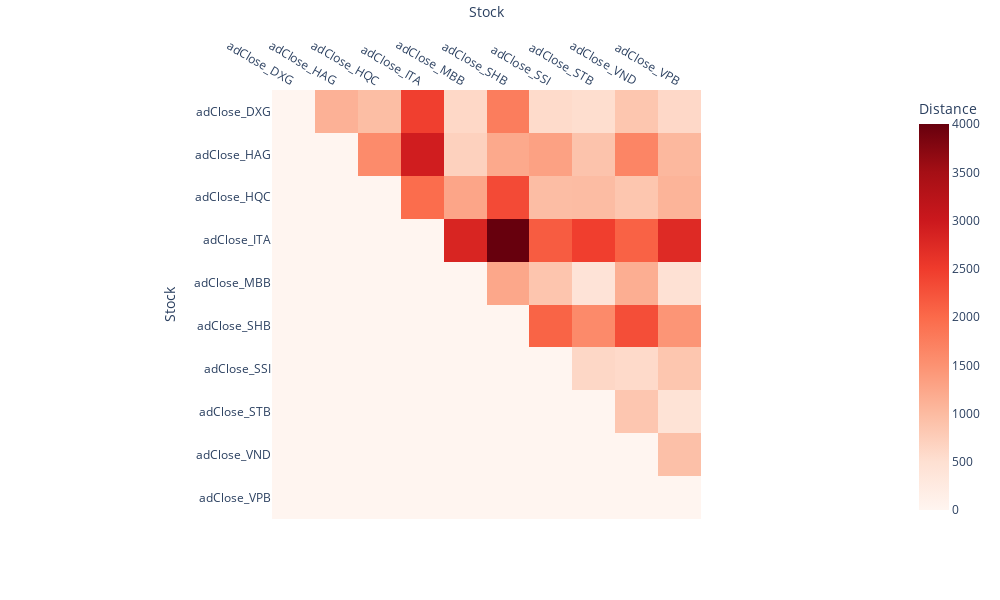

Source (notebook cell):
### Markdown cell above
## **Gatev Distance Approach Pairs Formation**

### Code cell
gatev_dist.gatev_distance_matrix(df_cum_daily_returns_train)

### Figure 1 — Plotly figure (JSON) as saved in the notebook; plotly's stock layout.template omitted (floating-point values rounded to 4 significant figures)
{"data": [{"coloraxis": "coloraxis", "hovertemplate": "Stock: %{x}<br>Stock: %{y}<br>Distance: %{z}<extra></extra>", "name": "0", "type": "heatmap", "x": ["adClose_DXG", "adClose_HAG", "adClose_HQC", "adClose_ITA", "adClose_MBB", "adClose_SHB", "adClose_SSI", "adClose_STB", "adClose_VND", "adClose_VPB"], "xaxis": "x", "y": ["adClose_DXG", "adClose_HAG", "adClose_HQC", "adClose_ITA", "adClose_MBB", "adClose_SHB", "adClose_SSI", "adClose_STB", "adClose_VND", "adClose_VPB"], "yaxis": "y", "z": [[0, 1120.0, 965.5, 2459.0, 609.4, 1769.0, 570.4, 530.1, 854.2, 602.8], [0, 0, 1588.0, 2928.0, 701.1, 1222.0, 1319.0, 888.5, 1669.0, 1037.0], [0, 0, 0, 1965.0, 1271.0, 2340.0, 968.1, 985.1, 855.5, 1088.0], [0, 0, 0, 0, 2821.0, 4002.0, 2149.0, 2470.0, 2084.0, 2744.0], [0, 0, 0, 0, 0, 1243.0, 864.2, 420.3, 1158.0, 470], [0, 0, 0, 0, 0, 0, 2064.0, 1598.0, 2296.0, 1463.0], [0, 0, 0, 0, 0, 0, 0, 626.8, 579, 855.6], [0, 0, 0, 0, 0, 0, 0, 0, 846.3, 436.8], [0, 0, 0, 0, 0, 0, 0, 0, 0, 933.8], [0, 0, 0, 0, 0, 0, 0, 0, 0, 0]]}], "layout": {"coloraxis": {"colorbar": {"title": {"text": "Distance"}}, "colorscale": [[0, "rgb(255,245,240)"], [0.125, "rgb(254,224,210)"], [0.25, "rgb(252,187,161)"], [0.375, "rgb(252,146,114)"], [0.5, "rgb(251,106,74)"], [0.625, "rgb(239,59,44)"], [0.75, "rgb(203,24,29)"], [0.875, "rgb(165,15,21)"], [1, "rgb(103,0,13)"]]}, "height": 600, "margin": {"t": 60}, "width": 1000, "xaxis": {"anchor": "y", "constrain": "domain", "domain": [0, 1], "scaleanchor": "y", "side": "top", "title": {"text": "Stock"}}, "yaxis": {"anchor": "x", "autorange": "reversed", "constrain": "domain", "domain": [0, 1], "title": {"text": "Stock"}}}}
